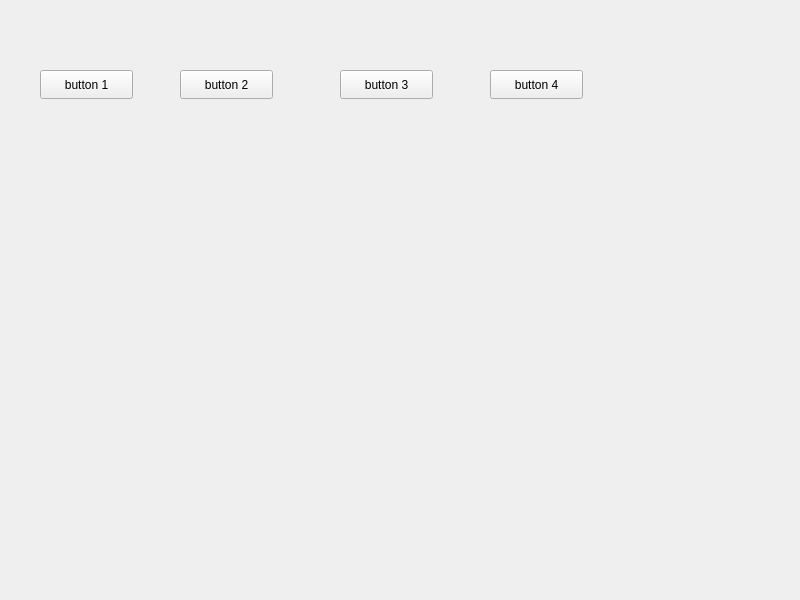
<?xml version="1.0" encoding="UTF-8"?>
<ui version="4.0">
 <class>Widget</class>
 <widget class="QWidget" name="Widget">
  <property name="geometry">
   <rect>
    <x>0</x>
    <y>0</y>
    <width>800</width>
    <height>600</height>
   </rect>
  </property>
  <property name="windowTitle">
   <string>Widget</string>
  </property>
  <widget class="QPushButton" name="pushButton2">
   <property name="geometry">
    <rect>
     <x>180</x>
     <y>70</y>
     <width>93</width>
     <height>29</height>
    </rect>
   </property>
   <property name="text">
    <string>button 2</string>
   </property>
  </widget>
  <widget class="QPushButton" name="pushButton3">
   <property name="geometry">
    <rect>
     <x>340</x>
     <y>70</y>
     <width>93</width>
     <height>29</height>
    </rect>
   </property>
   <property name="text">
    <string>button 3</string>
   </property>
  </widget>
  <widget class="QPushButton" name="pushButton4">
   <property name="geometry">
    <rect>
     <x>490</x>
     <y>70</y>
     <width>93</width>
     <height>29</height>
    </rect>
   </property>
   <property name="text">
    <string>button 4</string>
   </property>
  </widget>
  <widget class="QPushButton" name="pushButton1">
   <property name="geometry">
    <rect>
     <x>40</x>
     <y>70</y>
     <width>93</width>
     <height>29</height>
    </rect>
   </property>
   <property name="text">
    <string>button 1</string>
   </property>
  </widget>
 </widget>
 <resources/>
 <connections/>
</ui>
